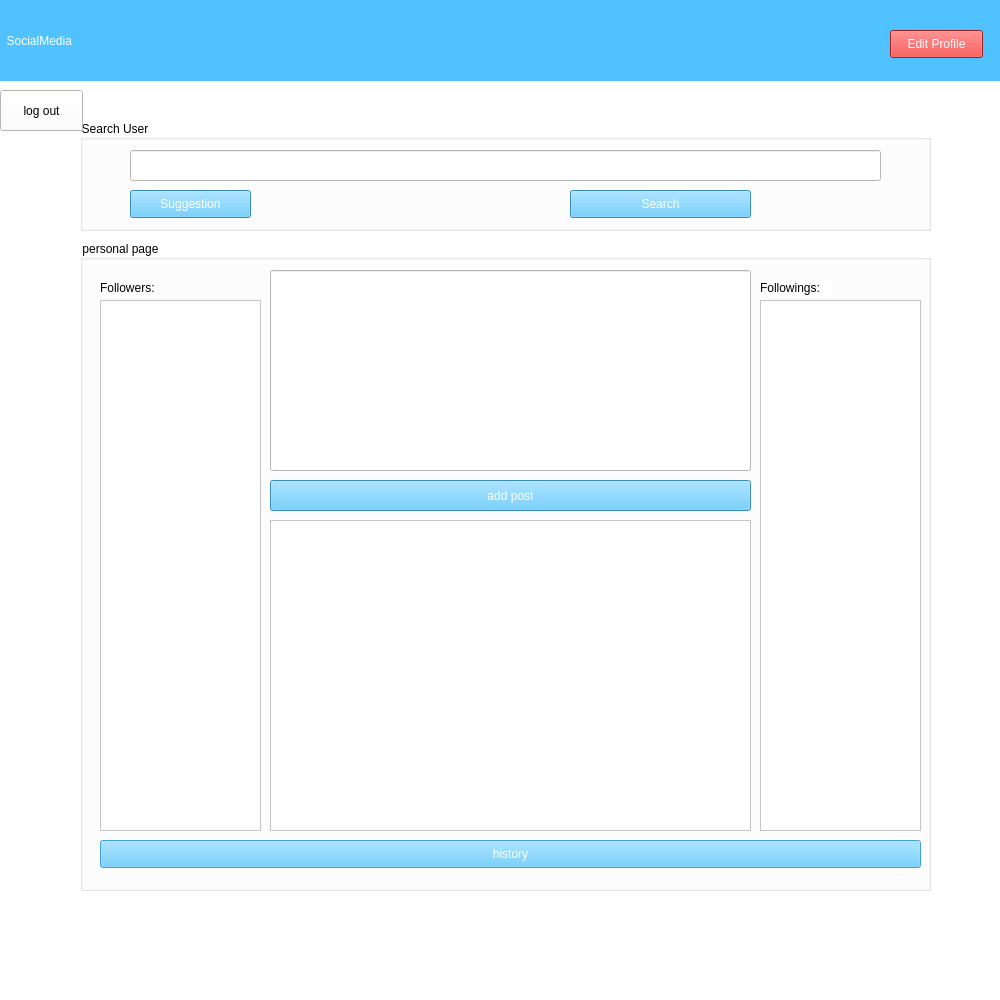
<?xml version="1.0" encoding="UTF-8"?>
<ui version="4.0">
 <class>userpage</class>
 <widget class="QWidget" name="userpage">
  <property name="geometry">
   <rect>
    <x>0</x>
    <y>0</y>
    <width>1000</width>
    <height>1000</height>
   </rect>
  </property>
  <property name="minimumSize">
   <size>
    <width>1000</width>
    <height>1000</height>
   </size>
  </property>
  <property name="maximumSize">
   <size>
    <width>1000</width>
    <height>1000</height>
   </size>
  </property>
  <property name="windowTitle">
   <string>Form</string>
  </property>
  <property name="styleSheet">
   <string notr="true">background-color: rgb(255, 255, 255);</string>
  </property>
  <widget class="QLabel" name="label">
   <property name="geometry">
    <rect>
     <x>0</x>
     <y>0</y>
     <width>1001</width>
     <height>81</height>
    </rect>
   </property>
   <property name="styleSheet">
    <string notr="true">background-color: rgb(79, 194, 255);
color: rgb(255, 255, 255);
font: 16pt &quot;Impact&quot;;</string>
   </property>
   <property name="text">
    <string>  SocialMedia</string>
   </property>
  </widget>
  <widget class="QPushButton" name="pushButton_2">
   <property name="geometry">
    <rect>
     <x>890</x>
     <y>30</y>
     <width>93</width>
     <height>28</height>
    </rect>
   </property>
   <property name="styleSheet">
    <string notr="true">background-color: rgb(227, 45, 45);
font: 9pt &quot;Impact&quot;;
color: rgb(255, 255, 255);</string>
   </property>
   <property name="text">
    <string>Edit Profile</string>
   </property>
  </widget>
  <widget class="QGroupBox" name="groupBox">
   <property name="geometry">
    <rect>
     <x>80</x>
     <y>240</y>
     <width>851</width>
     <height>651</height>
    </rect>
   </property>
   <property name="styleSheet">
    <string notr="true">font: 8pt &quot;MoeumT R&quot;;
</string>
   </property>
   <property name="title">
    <string>personal page</string>
   </property>
   <widget class="QListWidget" name="list_followers">
    <property name="geometry">
     <rect>
      <x>20</x>
      <y>60</y>
      <width>161</width>
      <height>531</height>
     </rect>
    </property>
    <property name="styleSheet">
     <string notr="true"/>
    </property>
   </widget>
   <widget class="QLineEdit" name="messageline">
    <property name="geometry">
     <rect>
      <x>190</x>
      <y>30</y>
      <width>481</width>
      <height>201</height>
     </rect>
    </property>
    <property name="text">
     <string/>
    </property>
   </widget>
   <widget class="QPushButton" name="add_post">
    <property name="geometry">
     <rect>
      <x>190</x>
      <y>240</y>
      <width>481</width>
      <height>31</height>
     </rect>
    </property>
    <property name="styleSheet">
     <string notr="true">background-color: rgb(79, 194, 255);
color: rgb(255, 255, 255);
font: 9pt &quot;Impact&quot;;
</string>
    </property>
    <property name="text">
     <string>add post</string>
    </property>
   </widget>
   <widget class="QPushButton" name="pushButton_5">
    <property name="enabled">
     <bool>false</bool>
    </property>
    <property name="geometry">
     <rect>
      <x>20</x>
      <y>600</y>
      <width>821</width>
      <height>28</height>
     </rect>
    </property>
    <property name="styleSheet">
     <string notr="true">background-color: rgb(79, 194, 255);
color: rgb(255, 255, 255);
font: 9pt &quot;Impact&quot;;
</string>
    </property>
    <property name="text">
     <string>history</string>
    </property>
   </widget>
   <widget class="QListWidget" name="list_following">
    <property name="geometry">
     <rect>
      <x>680</x>
      <y>60</y>
      <width>161</width>
      <height>531</height>
     </rect>
    </property>
    <property name="styleSheet">
     <string notr="true"/>
    </property>
   </widget>
   <widget class="QTextEdit" name="history">
    <property name="geometry">
     <rect>
      <x>190</x>
      <y>280</y>
      <width>481</width>
      <height>311</height>
     </rect>
    </property>
    <property name="readOnly">
     <bool>true</bool>
    </property>
   </widget>
   <widget class="QLabel" name="label_2">
    <property name="geometry">
     <rect>
      <x>20</x>
      <y>40</y>
      <width>55</width>
      <height>16</height>
     </rect>
    </property>
    <property name="text">
     <string>Followers:</string>
    </property>
   </widget>
   <widget class="QLabel" name="label_3">
    <property name="geometry">
     <rect>
      <x>680</x>
      <y>40</y>
      <width>71</width>
      <height>16</height>
     </rect>
    </property>
    <property name="text">
     <string>Followings:</string>
    </property>
   </widget>
  </widget>
  <widget class="QGroupBox" name="groupBox_2">
   <property name="geometry">
    <rect>
     <x>80</x>
     <y>120</y>
     <width>851</width>
     <height>111</height>
    </rect>
   </property>
   <property name="styleSheet">
    <string notr="true">font: 8pt &quot;MoeumT R&quot;;
</string>
   </property>
   <property name="title">
    <string>Search User</string>
   </property>
   <widget class="QPushButton" name="searchbtn">
    <property name="geometry">
     <rect>
      <x>490</x>
      <y>70</y>
      <width>181</width>
      <height>28</height>
     </rect>
    </property>
    <property name="styleSheet">
     <string notr="true">background-color: rgb(79, 194, 255);
color: rgb(255, 255, 255);
font: 9pt &quot;Impact&quot;;
</string>
    </property>
    <property name="text">
     <string>Search</string>
    </property>
   </widget>
   <widget class="QLineEdit" name="searchtxt">
    <property name="geometry">
     <rect>
      <x>50</x>
      <y>30</y>
      <width>751</width>
      <height>31</height>
     </rect>
    </property>
   </widget>
   <widget class="QPushButton" name="searchbtn_2">
    <property name="geometry">
     <rect>
      <x>50</x>
      <y>70</y>
      <width>121</width>
      <height>28</height>
     </rect>
    </property>
    <property name="styleSheet">
     <string notr="true">background-color: rgb(79, 194, 255);
color: rgb(255, 255, 255);
font: 9pt &quot;Impact&quot;;
</string>
    </property>
    <property name="text">
     <string>Suggestion</string>
    </property>
   </widget>
  </widget>
  <widget class="QPushButton" name="pushButton">
   <property name="geometry">
    <rect>
     <x>0</x>
     <y>90</y>
     <width>83</width>
     <height>41</height>
    </rect>
   </property>
   <property name="text">
    <string>log out</string>
   </property>
  </widget>
 </widget>
 <resources/>
 <connections/>
</ui>
